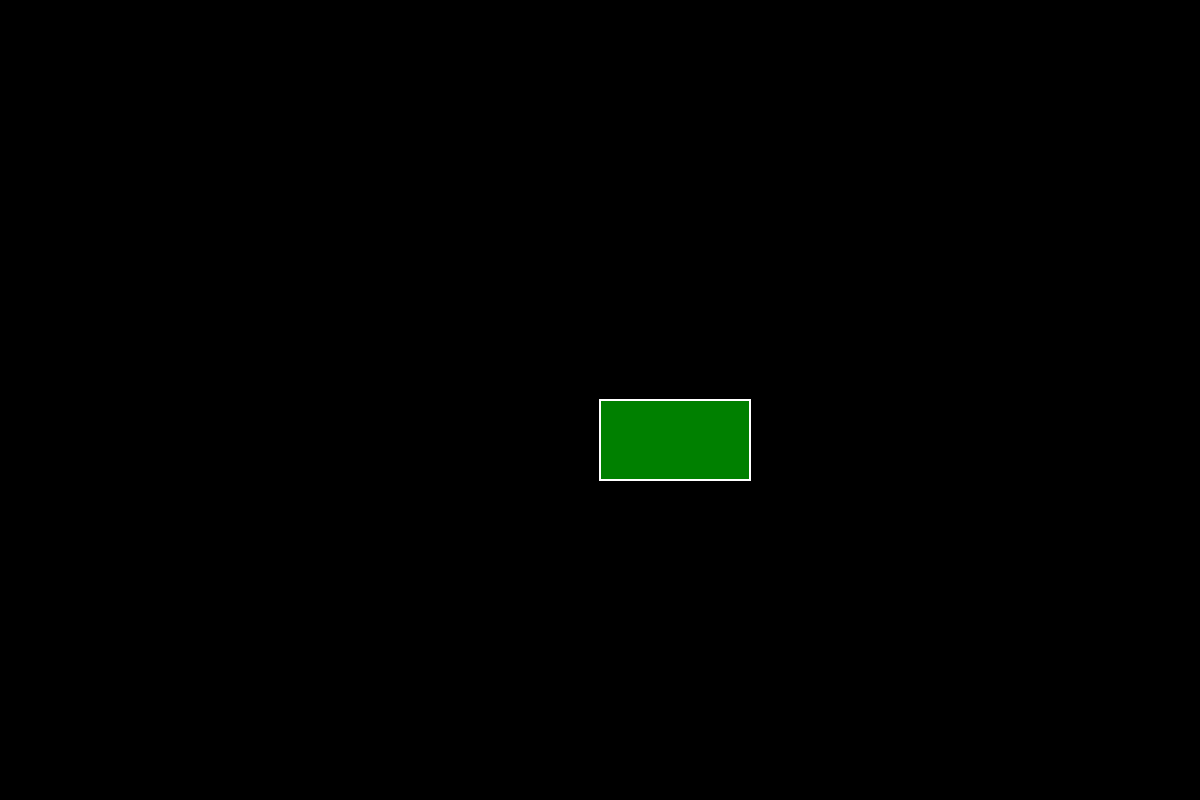
Frame 1 (no input)
Frame 60 (no input): identical to frame 1, image omitted
Frame 120 (the mouse pressed at the canvas centre since frame 60): identical to frame 1, image omitted

The p5.js sketch that drew this single still picture (run headless with seeded random() and noise() and a simulated clock; from frame 60 on, the mouse is pressed at the canvas centre):

// p5.js sketch
// ── sketch.js
let w = 1200
let h = 800

let rct = {
    x: w / 2,
    y: h / 2,
    d1: 150,
    d2: 80,
    color: "green",
    stroke: true,
    strokeWeight: 2,
    strokeColor: "white"
}

function setup() {
    createCanvas(w, h)
    background("black")
}

function draw() {
    background("black")

    if (rct.stroke) {
        stroke(rct.strokeColor)
        strokeWeight(rct.strokeWeight)
    }
    else {
        noStroke()
    }

    fill(rct.color)
    rect(rct.x, rct.y, rct.d1, rct.d2)
}

function keyPressed() {
    //key, keyCode
}

function keyReleased() {

}

function keyTyped() {

}
